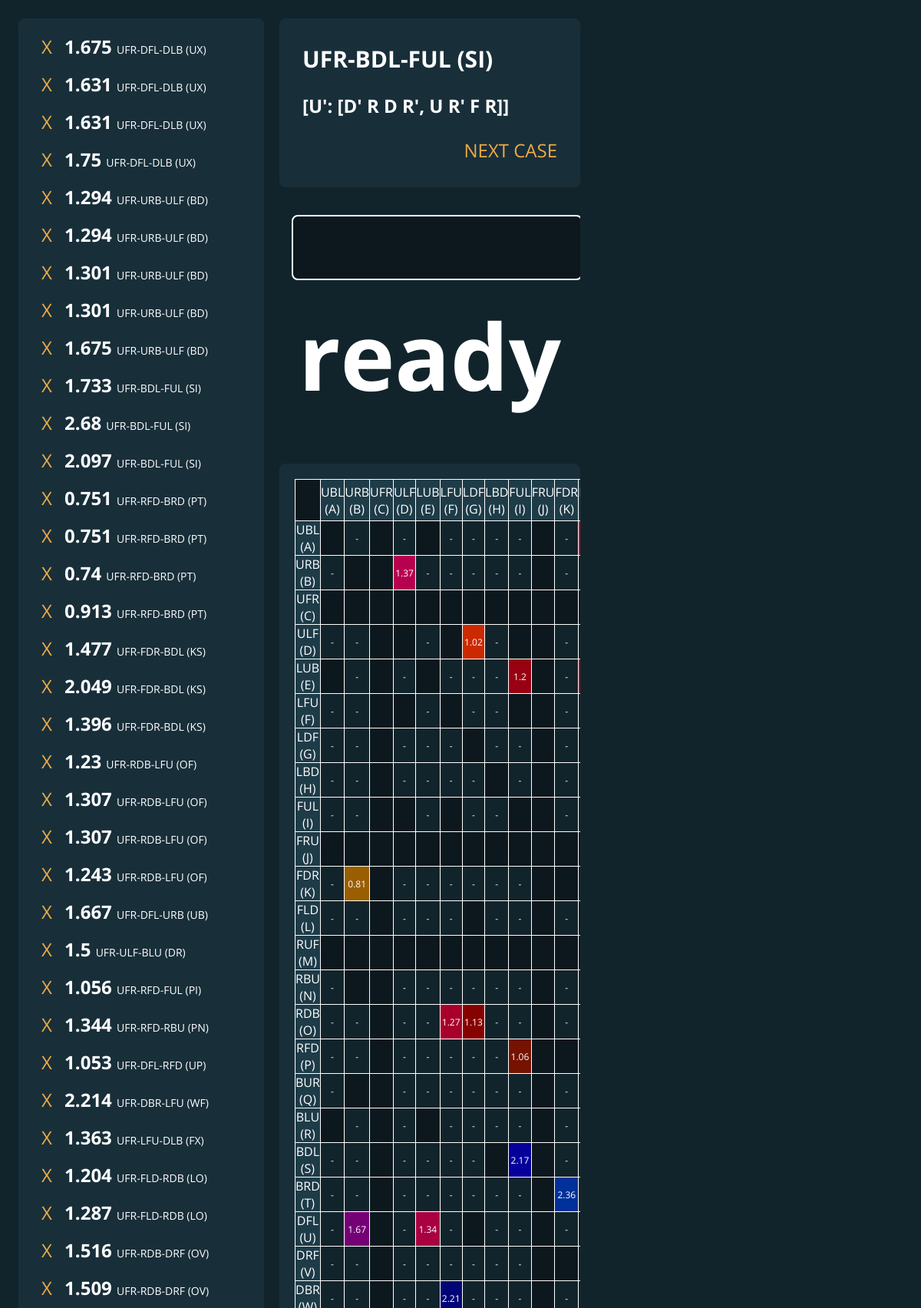
Screenshot of /corners/202 (upper part) with the database file from the repository.
### tables this page shows
CREATE TABLE Times (
    id    INTEGER NOT NULL PRIMARY KEY AUTOINCREMENT UNIQUE,
    time  NUMERIC NOT NULL,
    date  INTEGER,
    case_id   INTEGER NOT NULL
);

CREATE TABLE Cases (
    id  INTEGER NOT NULL PRIMARY KEY AUTOINCREMENT UNIQUE,
    type    INTEGER NOT NULL,
    buffer  INTEGER NOT NULL,
    target1 INTEGER NOT NULL,
    target2 INTEGER NOT NULL,
    alg TEXT NOT NULL
);

### app.py (the view)
@app.route("/corners/<case_id>")
def corners_id(case_id):
    case = db.case_for_id(case_id)
    case_name = f"UFR-{case[1]}-{case[2]} ({case[3]}{case[4]})"
    return render_template("main.html",
                           case=[case[0], case_name, case[5]], history=db.history(), grid=db.time_grid())

### database.py (called while the page is built)
def query(f):
    def full(args=None):
        db = sqlite3.connect("comms.db")
        if args:
            result = f(db.cursor(), args)
        else:
            result = f(db.cursor())
        db.commit()
        db.close()
        return result
    return full

@query
def case_for_id(c, case_id):
    c.execute(f"{join_cases} WHERE Cases.id = ?", (case_id,))
    return c.fetchone()

@query
def history(c):
    class Time:
        def __init__(self, data):
            self.id = data[0]
            self.time, self.date = data[1:3]
            self.case = f"UFR-{data[3]}-{data[4]} ({data[5]}{data[6]})"
    c.execute(join_times)
    return [Time(x) for x in c.fetchall()]

### templates/main.html (shortened to what this page needs)
<!DOCTYPE html>
<html lang="en">
<head>
    <link rel="stylesheet" href="{{ url_for('static', filename='main.css') }}">
</head>
<body class="elev1">
    <div id="main" class="elev1">
        <div id="history-container" class="elev2">
            <div id="history">
                {% for item in history %}
                <div class="history">
                    <a href="/delete/{{ item.id }}">X</a>
                    <h3 class="history">{{ item.time }}</h3>
                    <p class="history">{{ item.case }}</p>
                </div>
                {% endfor %}
            </div>
        </div>
        <div id="case" class="elev2">
            <h2 id="case-name">{{ case[1] }}</h2>
            <h3 id="case-alg">{{ case[2] }}</h3>
            <a href="/corners" id="next">NEXT CASE</a>
        </div>
        <div id="time-input" class="elev1">
            <form id="time-form" action="/submit" method="POST">
                <input type="text" id="time-entry" name="time" class="elev0" value="">
            </form>
            <h1 id="time-display">loading</h1>
        </div>
        <div id="table" class="elev2">
            <table>
                {% for row in grid %}
                <tr>
                    {% for time in row %}
                    <td {{ time[1] }}>{{ time[0] }}</td>
                    {% endfor %}
                </tr>
                {% endfor %}
            </table>
        </div>
    </div>
</body>
</html>

### static/main.css (style rules this page uses)
* { color: #FFFFFF; overflow: auto; box-sizing: border-box; margin: 0; padding: 0; text-decoration: none; font-size: 24px; }
.elev0 { background-color: #0C181D; }
.elev1 { background-color: #12242B; }
.elev2 { background-color: #182f3A; border-radius: 8px; }
h1 { text-align: center; font-size: 120px; }
h2 { font-size: 30px; padding: 10px; }
h3 { padding: 10px; }
p { font-size: 14px; }
a { color: var(--accent1); align-self: flex-end; padding: 10px; }
body { --accent1: #EA4; margin: 0; }
#main { display: grid; grid-template-columns: 320px auto 400px; grid-template-rows: 220px 320px auto; gap: 20px; position: fixed; width: 100%; height: 100%; margin: 0px; padding: 24px; }
#history-container { grid-area: 1 / 1 / span 3 / span 1; padding: 16px; }
#case { grid-area: 1 / 2 / span 1 / span 1; display: flex; flex-direction: column; justify-content: space-around; padding: 20px; }
#time-input { grid-area: 2 / 2 / span 1 / span 1; }
div#table { grid-area: 3 / 2 / span 1 / span 1; }
form { display: flex; }
input { flex-grow: 1; margin: 16px; border: 2px solid #FFFFFF; border-radius: 8px; padding: 20px; font-size: 30px; }
#history { display: inline-block; height: max-content; }
.history { display: inline; padding: 0; }
div.history { display: inline-block; height: 42px; padding: 4px; }
table { margin: 20px; border-collapse: collapse; }
td { border: 1px solid white; font-size: 12px; text-align: center; }
td.empty { background-color: #0C181D; }
td.notime { background-color: #12242B; }
td.top { background-color: #1e3B48; width: 40px; height: 54px; font-size: 16px; }
td.left { background-color: #1e3B48; width: 72px; height: 32px; font-size: 16px; }

### templates/main.html (style rules this page uses)
* { font-family: 'Open Sans', sans-serif; }

### rows the page displays
Times: time "1.675", case "UFR-DFL-DLB (UX)"
Times: time "1.631", case "UFR-DFL-DLB (UX)"
Times: time "1.631", case "UFR-DFL-DLB (UX)"
Times: time "1.75", case "UFR-DFL-DLB (UX)"
Times: time "1.294", case "UFR-URB-ULF (BD)"
Times: time "1.294", case "UFR-URB-ULF (BD)"
Times: time "1.301", case "UFR-URB-ULF (BD)"
Times: time "1.301", case "UFR-URB-ULF (BD)"
Times: time "1.675", case "UFR-URB-ULF (BD)"
Times: time "1.733", case "UFR-BDL-FUL (SI)"
Times: time "2.68", case "UFR-BDL-FUL (SI)"
Times: time "2.097", case "UFR-BDL-FUL (SI)"
Times: time "0.751", case "UFR-RFD-BRD (PT)"
Times: time "0.751", case "UFR-RFD-BRD (PT)"
Times: time "0.74", case "UFR-RFD-BRD (PT)"
Times: time "0.913", case "UFR-RFD-BRD (PT)"
Times: time "1.477", case "UFR-FDR-BDL (KS)"
Times: time "2.049", case "UFR-FDR-BDL (KS)"
Times: time "1.396", case "UFR-FDR-BDL (KS)"
Times: time "1.23", case "UFR-RDB-LFU (OF)"
Times: time "1.307", case "UFR-RDB-LFU (OF)"
Times: time "1.307", case "UFR-RDB-LFU (OF)"
Times: time "1.243", case "UFR-RDB-LFU (OF)"
Times: time "1.667", case "UFR-DFL-URB (UB)"
Times: time "1.5", case "UFR-ULF-BLU (DR)"
Times: time "1.056", case "UFR-RFD-FUL (PI)"
Times: time "1.344", case "UFR-RFD-RBU (PN)"
Times: time "1.053", case "UFR-DFL-RFD (UP)"
Times: time "2.214", case "UFR-DBR-LFU (WF)"
Times: time "1.363", case "UFR-LFU-DLB (FX)"
Times: time "1.204", case "UFR-FLD-RDB (LO)"
Times: time "1.287", case "UFR-FLD-RDB (LO)"
Times: time "1.516", case "UFR-RDB-DRF (OV)"
Times: time "1.509", case "UFR-RDB-DRF (OV)"
Cases: alg "[U': [D' R D R', U R' F R]]"

### other values shown
{{ case[1] }} "UFR-BDL-FUL (SI)"
{{ time[0] }} "UBL (A)" "URB (B)" "UFR (C)" "ULF (D)" "LUB (E)" "LFU (F)" "LDF (G)" "LBD (H)" "FUL (I)" "FRU (J)" "FDR (K)" "UBL (A)" "-" "-" "-" "-" "-" "-" "-" "URB (B)" "-" "1.37" "-" "-" "-" "-" "-" "-" "UFR (C)" "ULF (D)" "-" "-" "-" "1.02" "-" "-" "LUB (E)" "-" "-" "-" "-" "-" "1.2" "-" "LFU (F)" "-" "-" "-" "-" "-" "-" "LDF (G)" "-" "-" "-" "-" "-" "-" "-" "-" "LBD (H)" "-" "-" "-" "-" "-" "-" "-" "-" "FUL (I)" "-" "-" "-" "-" "-" "-" "FRU (J)" "FDR (K)" "-" "0.81" "-" "-" "-" "-" "-" "-" "FLD (L)" "-" "-" "-" "-" "-" "-" "-" "-" "RUF (M)" "RBU (N)" "-" "-" "-" "-" "-" "-" "-" "-" "RDB (O)" "-" "-" "-" "-" "1.27" "1.13" "-" "-" "-" "RFD (P)" "-" "-" "-" "-" "-" "-" "-" "1.06" "BUR (Q)" "-" "-" "-" "-" "-" "-" "-" "-" "BLU (R)" "-" "-" "-" "-" "-" "-" "-" "BDL (S)" "-" "-" "-" "-" "-" "-" "2.17" "-" "BRD (T)" "-" "-" "-" "-" "-" "-" "-" "-" "2.36" "DFL (U)" "-" "1.67" "-" "1.34" "-" "-" "-" "-" "DRF (V)" "-" "-" "-" "-" "-" "-" "-" "-" "-" "-" "-" "-" "2.21" "-" "-" "-" "-"
